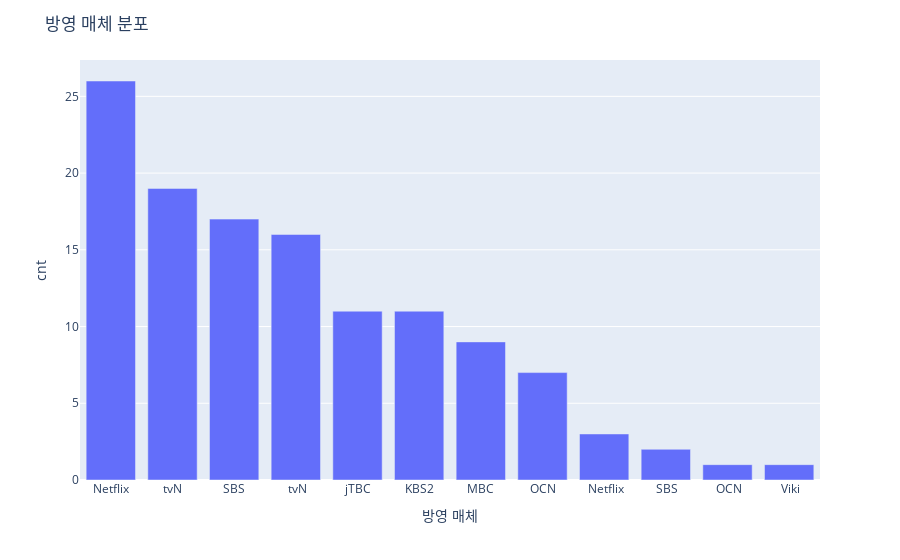

The code cell stored with this chart in its notebook:
### Code cell
fig = px.bar(data_frame = network_df,
             x = network_df.index,
             y = 'cnt')

fig.update_layout(title = "방영 매체 분포",
                  xaxis_title = '방영 매체')

fig.show()

### Figure 1 — Plotly figure (JSON) as saved in the notebook; plotly's stock layout.template omitted (floating-point values rounded to 4 significant figures)
{"data": [{"alignmentgroup": "True", "hovertemplate": "index=%{x}<br>cnt=%{y}<extra></extra>", "legendgroup": "", "marker": {"color": "#636efa", "pattern": {"shape": ""}}, "name": "", "offsetgroup": "", "orientation": "v", "showlegend": false, "textposition": "auto", "type": "bar", "x": ["Netflix", "tvN", "SBS", " tvN", "jTBC", "KBS2", "MBC", "OCN", " Netflix", " SBS", " OCN", " Viki"], "xaxis": "x", "y": [26, 19, 17, 16, 11, 11, 9, 7, 3, 2, 1, 1], "yaxis": "y"}], "layout": {"barmode": "relative", "legend": {"tracegroupgap": 0}, "margin": {"t": 60}, "title": {"text": "방영 매체 분포"}, "xaxis": {"anchor": "y", "domain": [0, 1], "title": {"text": "방영 매체"}}, "yaxis": {"anchor": "x", "domain": [0, 1], "title": {"text": "cnt"}}}}
